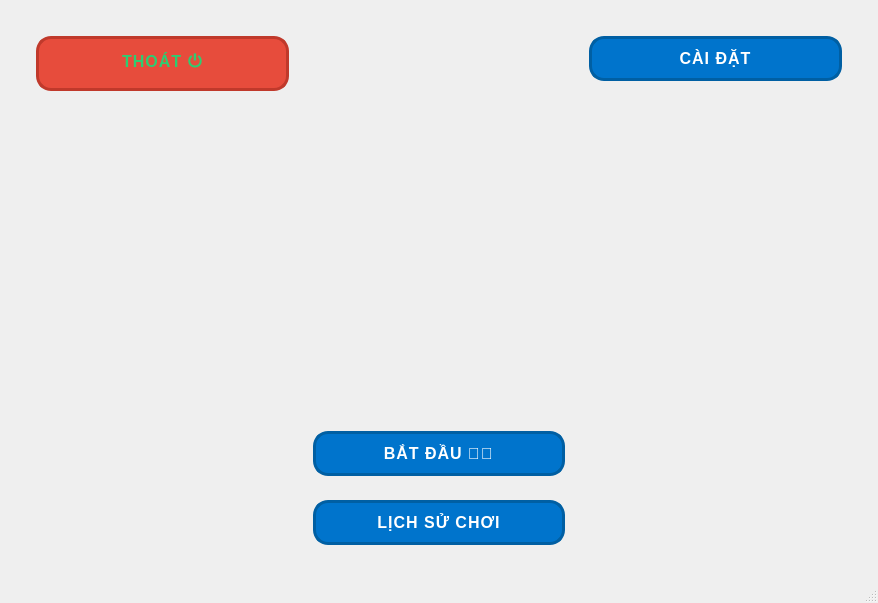
<?xml version="1.0" encoding="UTF-8"?>
<ui version="4.0">
 <class>MainWindow</class>
 <widget class="QMainWindow" name="MainWindow">
  <property name="geometry">
   <rect>
    <x>0</x>
    <y>0</y>
    <width>878</width>
    <height>603</height>
   </rect>
  </property>
  <property name="windowTitle">
   <string>MainWindow</string>
  </property>
  <widget class="QWidget" name="centralwidget">
   <layout class="QGridLayout" name="gridLayout_7">
    <item row="0" column="0">
     <widget class="QWidget" name="widget_6" native="true">
      <layout class="QGridLayout" name="gridLayout_6">
       <item row="0" column="0">
        <widget class="QWidget" name="widget" native="true">
         <layout class="QGridLayout" name="gridLayout_5">
          <item row="0" column="0">
           <widget class="QWidget" name="widget_2" native="true">
            <layout class="QGridLayout" name="gridLayout_4">
             <item row="0" column="0">
              <widget class="QPushButton" name="push_button_thoat">
               <property name="font">
                <font>
                 <pointsize>-1</pointsize>
                 <weight>75</weight>
                 <bold>true</bold>
                </font>
               </property>
               <property name="cursor">
                <cursorShape>PointingHandCursor</cursorShape>
               </property>
               <property name="styleSheet">
                <string notr="true">QPushButton#push_button_thoat {
    background-color: #e74c3c; /* Màu đỏ cảnh báo */
    color: #2ecc71; /* Xanh lá cây tươi */
    border-radius: 15px;
    padding: 10px 45px;
    border: 3px solid #c0392b; /* Viền đậm */
    font-weight: bold;
    font-size: 16px;
    letter-spacing: 1px; /* Giãn chữ nhẹ */
    background-image: url(&quot;ui/assets/image/exit_icon.png&quot;); 
    background-repeat: no-repeat;
    background-position: left 12px center;
    background-size: 28px 28px;
    box-shadow: 0px 4px 10px rgba(231, 76, 60, 0.5); /* Đổ bóng màu đỏ */
    transition: all 0.3s ease-in-out;
}

QPushButton#push_button_thoat:hover {
    background-color: #c0392b;  /* Đỏ đậm hơn khi hover */
    border: 3px solid #a93226;  
    box-shadow: 0px 6px 15px rgba(192, 57, 43, 0.7); /* Tăng độ bóng */
    transform: scale(1.1); /* Phóng to nhẹ */
}

QPushButton#push_button_thoat:pressed {
    background-color: #922b21; /* Đỏ tối khi bấm */
    border: 3px solid #78281f;
    color: #27ae60; /* Xanh lá đậm hơn khi nhấn */
    box-shadow: 0px 2px 5px rgba(146, 43, 33, 0.8); /* Giảm bóng */
    transform: scale(0.9); /* Thu nhỏ nhẹ khi click */
}
</string>
               </property>
               <property name="text">
                <string>THOÁT ⏻</string>
               </property>
               <property name="autoRepeat">
                <bool>false</bool>
               </property>
               <property name="autoExclusive">
                <bool>false</bool>
               </property>
              </widget>
             </item>
             <item row="1" column="0">
              <spacer name="verticalSpacer">
               <property name="orientation">
                <enum>Qt::Vertical</enum>
               </property>
               <property name="sizeHint" stdset="0">
                <size>
                 <width>20</width>
                 <height>40</height>
                </size>
               </property>
              </spacer>
             </item>
            </layout>
           </widget>
          </item>
          <item row="1" column="1">
           <widget class="QWidget" name="widget_3" native="true">
            <layout class="QGridLayout" name="gridLayout">
             <item row="0" column="0">
              <widget class="QPushButton" name="push_button_bat_dau">
               <property name="font">
                <font>
                 <pointsize>-1</pointsize>
                 <weight>75</weight>
                 <bold>true</bold>
                </font>
               </property>
               <property name="cursor">
                <cursorShape>PointingHandCursor</cursorShape>
               </property>
               <property name="styleSheet">
                <string notr="true">QPushButton {
    border-radius: 15px; /* Bo tròn góc */
    background-color: #0074cc; /* Màu xanh đậm hơn */
    color: white; /* Màu chữ trắng rõ ràng */
    padding: 10px 20px; /* Kích thước lớn hơn để dễ bấm */
    border: 3px solid #005fa3; /* Viền đậm hơn */
    font-weight: bold; /* Chữ đậm */
    font-size: 16px; /* Kích thước chữ lớn hơn */
    text-transform: uppercase; /* Chữ in hoa */
    letter-spacing: 1px; /* Khoảng cách chữ */
    transition: all 0.2s ease-in-out; /* Hiệu ứng mượt */
    box-shadow: 4px 4px 6px rgba(0, 0, 0, 0.3); /* Tạo bóng nhẹ */
}

QPushButton:hover {
    background-color: #005fa3; /* Đổi màu khi di chuột */
    border-color: #004b82;
    transform: scale(1.05); /* Phóng to nhẹ khi hover */
    box-shadow: 5px 5px 10px rgba(0, 0, 0, 0.4); /* Bóng đậm hơn */
}

QPushButton:pressed {
    background-color: #004b82; /* Màu tối hơn khi click */
    border-color: #003a66;
    transform: scale(0.95); /* Thu nhỏ nhẹ khi nhấn */
    box-shadow: inset 3px 3px 6px rgba(0, 0, 0, 0.5); /* Hiệu ứng nhấn xuống */
}
</string>
               </property>
               <property name="text">
                <string>BẮT ĐẦU 💲💲</string>
               </property>
               <property name="autoRepeat">
                <bool>false</bool>
               </property>
               <property name="autoExclusive">
                <bool>false</bool>
               </property>
              </widget>
             </item>
            </layout>
           </widget>
          </item>
          <item row="0" column="2">
           <widget class="QWidget" name="widget_4" native="true">
            <layout class="QGridLayout" name="gridLayout_3">
             <item row="0" column="0">
              <widget class="QPushButton" name="push_button_cai_dat">
               <property name="font">
                <font>
                 <pointsize>-1</pointsize>
                 <weight>75</weight>
                 <bold>true</bold>
                </font>
               </property>
               <property name="cursor">
                <cursorShape>PointingHandCursor</cursorShape>
               </property>
               <property name="styleSheet">
                <string notr="true">QPushButton {
    border-radius: 15px; /* Bo tròn góc */
    background-color: #0074cc; /* Màu xanh đậm hơn */
    color: white; /* Màu chữ trắng rõ ràng */
    padding: 10px 20px; /* Kích thước lớn hơn để dễ bấm */
    border: 3px solid #005fa3; /* Viền đậm hơn */
    font-weight: bold; /* Chữ đậm */
    font-size: 16px; /* Kích thước chữ lớn hơn */
    text-transform: uppercase; /* Chữ in hoa */
    letter-spacing: 1px; /* Khoảng cách chữ */
    transition: all 0.2s ease-in-out; /* Hiệu ứng mượt */
    box-shadow: 4px 4px 6px rgba(0, 0, 0, 0.3); /* Tạo bóng nhẹ */
}

QPushButton:hover {
    background-color: #005fa3; /* Đổi màu khi di chuột */
    border-color: #004b82;
    transform: scale(1.05); /* Phóng to nhẹ khi hover */
    box-shadow: 5px 5px 10px rgba(0, 0, 0, 0.4); /* Bóng đậm hơn */
}

QPushButton:pressed {
    background-color: #004b82; /* Màu tối hơn khi click */
    border-color: #003a66;
    transform: scale(0.95); /* Thu nhỏ nhẹ khi nhấn */
    box-shadow: inset 3px 3px 6px rgba(0, 0, 0, 0.5); /* Hiệu ứng nhấn xuống */
}
</string>
               </property>
               <property name="text">
                <string>CÀI ĐẶT</string>
               </property>
               <property name="autoRepeat">
                <bool>false</bool>
               </property>
               <property name="autoExclusive">
                <bool>false</bool>
               </property>
              </widget>
             </item>
             <item row="1" column="0">
              <spacer name="verticalSpacer_2">
               <property name="orientation">
                <enum>Qt::Vertical</enum>
               </property>
               <property name="sizeHint" stdset="0">
                <size>
                 <width>20</width>
                 <height>40</height>
                </size>
               </property>
              </spacer>
             </item>
            </layout>
           </widget>
          </item>
          <item row="2" column="1">
           <widget class="QWidget" name="widget_5" native="true">
            <layout class="QGridLayout" name="gridLayout_2">
             <item row="0" column="0">
              <widget class="QPushButton" name="push_button_lich_su_choi">
               <property name="font">
                <font>
                 <pointsize>-1</pointsize>
                 <weight>75</weight>
                 <bold>true</bold>
                </font>
               </property>
               <property name="cursor">
                <cursorShape>PointingHandCursor</cursorShape>
               </property>
               <property name="styleSheet">
                <string notr="true">QPushButton {
    border-radius: 15px; /* Bo tròn góc */
    background-color: #0074cc; /* Màu xanh đậm hơn */
    color: white; /* Màu chữ trắng rõ ràng */
    padding: 10px 20px; /* Kích thước lớn hơn để dễ bấm */
    border: 3px solid #005fa3; /* Viền đậm hơn */
    font-weight: bold; /* Chữ đậm */
    font-size: 16px; /* Kích thước chữ lớn hơn */
    text-transform: uppercase; /* Chữ in hoa */
    letter-spacing: 1px; /* Khoảng cách chữ */
    transition: all 0.2s ease-in-out; /* Hiệu ứng mượt */
    box-shadow: 4px 4px 6px rgba(0, 0, 0, 0.3); /* Tạo bóng nhẹ */
}

QPushButton:hover {
    background-color: #005fa3; /* Đổi màu khi di chuột */
    border-color: #004b82;
    transform: scale(1.05); /* Phóng to nhẹ khi hover */
    box-shadow: 5px 5px 10px rgba(0, 0, 0, 0.4); /* Bóng đậm hơn */
}

QPushButton:pressed {
    background-color: #004b82; /* Màu tối hơn khi click */
    border-color: #003a66;
    transform: scale(0.95); /* Thu nhỏ nhẹ khi nhấn */
    box-shadow: inset 3px 3px 6px rgba(0, 0, 0, 0.5); /* Hiệu ứng nhấn xuống */
}
</string>
               </property>
               <property name="text">
                <string>LỊCH SỬ CHƠI</string>
               </property>
               <property name="autoRepeat">
                <bool>false</bool>
               </property>
               <property name="autoExclusive">
                <bool>false</bool>
               </property>
              </widget>
             </item>
            </layout>
           </widget>
          </item>
          <item row="0" column="1">
           <spacer name="horizontalSpacer">
            <property name="orientation">
             <enum>Qt::Horizontal</enum>
            </property>
            <property name="sizeHint" stdset="0">
             <size>
              <width>40</width>
              <height>20</height>
             </size>
            </property>
           </spacer>
          </item>
          <item row="1" column="2">
           <spacer name="horizontalSpacer_2">
            <property name="orientation">
             <enum>Qt::Horizontal</enum>
            </property>
            <property name="sizeHint" stdset="0">
             <size>
              <width>40</width>
              <height>20</height>
             </size>
            </property>
           </spacer>
          </item>
          <item row="1" column="0">
           <spacer name="horizontalSpacer_3">
            <property name="orientation">
             <enum>Qt::Horizontal</enum>
            </property>
            <property name="sizeHint" stdset="0">
             <size>
              <width>40</width>
              <height>20</height>
             </size>
            </property>
           </spacer>
          </item>
         </layout>
        </widget>
       </item>
      </layout>
     </widget>
    </item>
   </layout>
  </widget>
  <widget class="QMenuBar" name="menubar">
   <property name="geometry">
    <rect>
     <x>0</x>
     <y>0</y>
     <width>878</width>
     <height>21</height>
    </rect>
   </property>
  </widget>
  <widget class="QStatusBar" name="statusbar"/>
 </widget>
 <resources/>
 <connections/>
</ui>
